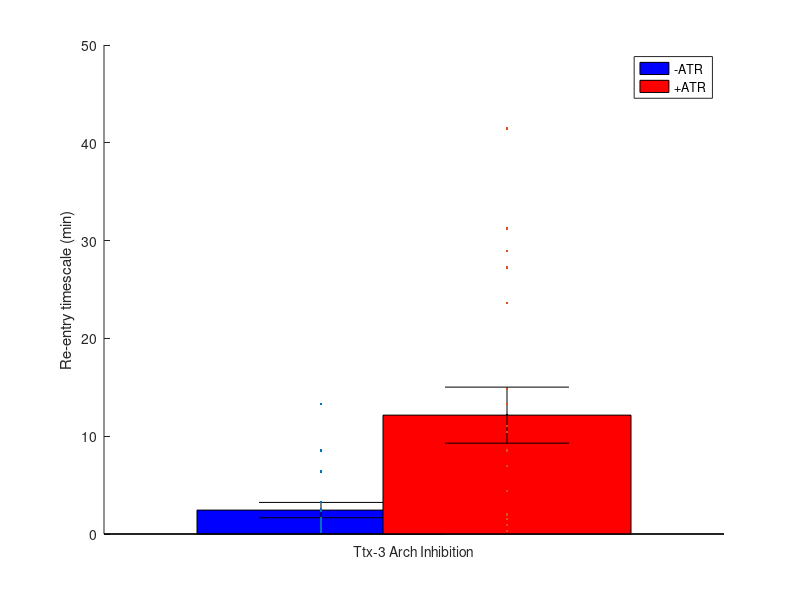

Recreate this plot in MATLAB.
load('ttx3NPR4SIABfiles.mat')

Lines = {};
Lines{1} = R280;


MeanATR = [];
MeanNoATR = [];
errorATR = [];
errorNoATR = [];
for i = 1:length(Lines)
    Composite = Lines{i};
    NoATR = Composite(:,1);
    NoATR = NoATR(~isnan(NoATR));
    ATR = Composite(:,2);
    ATR = ATR(~isnan(ATR));
    MeanATR = [MeanATR mean(ATR)];
    errorATR = [errorATR std(ATR)/sqrt(length(ATR))];
    MeanNoATR = [MeanNoATR mean(NoATR)];
    errorNoATR = [errorNoATR std(NoATR)/sqrt(length(NoATR))];
end

 

figure;
hold on;
bar([1]-0.15,MeanNoATR/20,0.2,'b')
bar([1]+0.15,MeanATR/20,0.2,'r')
errorbar([1]-0.15,MeanNoATR/20,errorNoATR/20,'.k')
scatter(([1]-0.15)*ones(length(NoATR),1),NoATR/20,'.k');
errorbar([1]+0.15,MeanATR/20,errorATR/20,'.k')
scatter(([1]+0.15)*ones(length(ATR),1),ATR/20,'.k');
xticks([1])
ylabel('Re-entry timescale (min)')
legend({'-ATR','+ATR'})
xticklabels({'Ttx-3 Arch Inhibition'})
xlim([0.5 1.5])
print(gcf, '-dpdf', '-painters', 'Ttx3inhibition');

ylim([0 60])